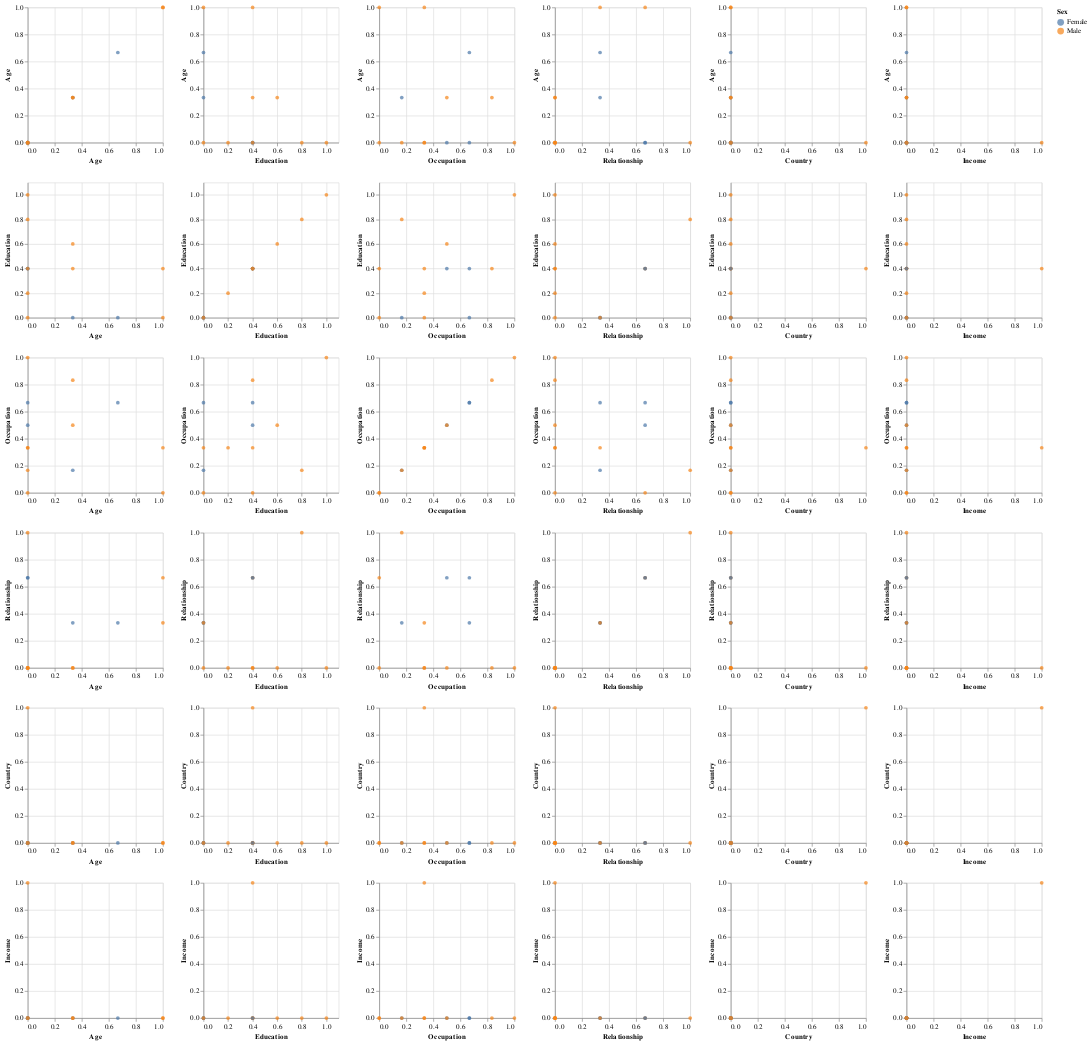

Source (notebook cell):
### Code cell
import altair as alt

alt.Chart(pdf).mark_circle().encode(
    alt.X(alt.repeat("column"), type='quantitative'),
    alt.Y(alt.repeat("row"), type='quantitative'),
    color=f'{target}:N'
).properties(width=200, height=200).repeat(row=X.columns.tolist(), column=X.columns.tolist())

### Figure 1 — Vega-Lite specification as saved in the notebook (floating-point values rounded to 4 significant figures)
{"config": {"view": {"continuousWidth": 400, "continuousHeight": 300}}, "repeat": {"column": ["Age", "Education", "Occupation", "Relationship", "Country", "Income"], "row": ["Age", "Education", "Occupation", "Relationship", "Country", "Income"]}, "spec": {"data": {"name": "data-bde01e4e691c9183a6a60f87965c4c61"}, "mark": "circle", "encoding": {"color": {"type": "nominal", "field": "Sex"}, "x": {"type": "quantitative", "field": {"repeat": "column"}}, "y": {"type": "quantitative", "field": {"repeat": "row"}}}, "height": 200, "width": 200}, "$schema": "https://vega.github.io/schema/vega-lite/v4.8.1.json", "datasets": {"data-bde01e4e691c9183a6a60f87965c4c61": [{"Age": 0.0, "Education": 0.0, "Occupation": 0.0, "Relationship": 0.0, "Country": 0.0, "Income": 0.0, "Sex": "Male"}, {"Age": 0.3333, "Education": 0.0, "Occupation": 0.1667, "Relationship": 0.3333, "Country": 0.0, "Income": 0.0, "Sex": "Female"}, {"Age": 0.0, "Education": 0.2, "Occupation": 0.3333, "Relationship": 0.0, "Country": 0.0, "Income": 0.0, "Sex": "Male"}, {"Age": 0.0, "Education": 0.4, "Occupation": 0.5, "Relationship": 0.6667, "Country": 0.0, "Income": 0.0, "Sex": "Female"}, {"Age": 0.6667, "Education": 0.0, "Occupation": 0.6667, "Relationship": 0.3333, "Country": 0.0, "Income": 0.0, "Sex": "Female"}, {"Age": 0.3333, "Education": 0.4, "Occupation": 0.8333, "Relationship": 0.0, "Country": 0.0, "Income": 0.0, "Sex": "Male"}, {"Age": 0.3333, "Education": 0.6, "Occupation": 0.5, "Relationship": 0.0, "Country": 0.0, "Income": 0.0, "Sex": "Male"}, {"Age": 1.0, "Education": 0.4, "Occupation": 0.0, "Relationship": 0.6667, "Country": 0.0, "Income": 0.0, "Sex": "Male"}, {"Age": 0.0, "Education": 0.8, "Occupation": 0.1667, "Relationship": 1.0, "Country": 0.0, "Income": 0.0, "Sex": "Male"}, {"Age": 1.0, "Education": 0.0, "Occupation": 0.3333, "Relationship": 0.3333, "Country": 0.0, "Income": 0.0, "Sex": "Male"}, {"Age": 0.0, "Education": 0.4, "Occupation": 0.6667, "Relationship": 0.6667, "Country": 0.0, "Income": 0.0, "Sex": "Female"}, {"Age": 0.0, "Education": 1.0, "Occupation": 1.0, "Relationship": 0.0, "Country": 0.0, "Income": 0.0, "Sex": "Male"}, {"Age": 0.0, "Education": 0.4, "Occupation": 0.3333, "Relationship": 0.0, "Country": 1.0, "Income": 1.0, "Sex": "Male"}]}}
